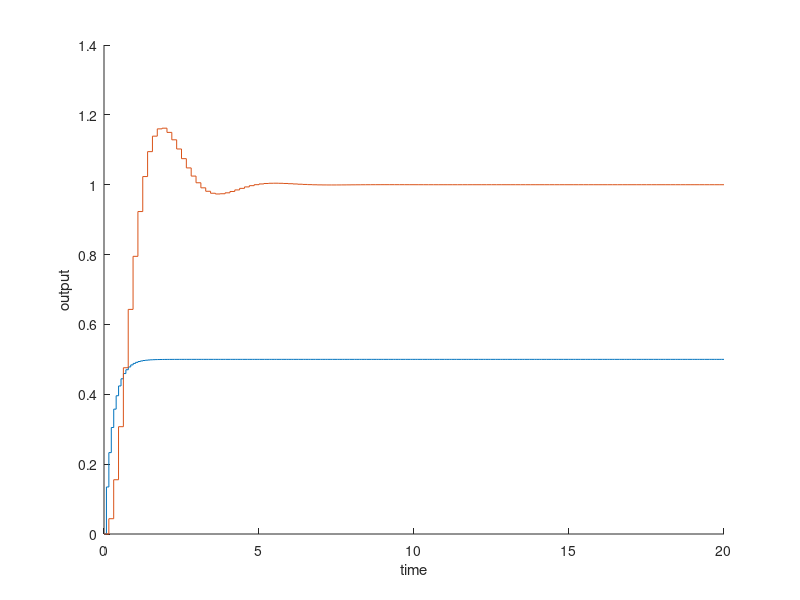

Reproduce this figure in MATLAB. (Note: this script raises an error after producing the figure.)
%% init
close all
clear

%% Simple y = f(x) ploting, linear scale
% multiple steps
G1 = tf(2, [1, 4]);
G2 = tf(2, [0.5, 1, 2]);

[y1, t1] = step(G1, 20);
[y2, t2] = step(G2, 20);

path = '../';
figure
hold on
stairs(t1, y1);
stairs(t2, y2);
% rasters = {'png', 'bmp', 'jpg', 'tikz'};
rasters = {'pdf'};
xlabel('time')
ylabel('output')
f = get(gcf);
% return
for k = 1:1:length(rasters)
    f2p('step', 'Xlim', [0, 15], 'Ylim', [0, 5], 'Ytol', 0.2, 'Xtol', 0.2,...
        'extension', rasters{k}, 'Path', path, 'dpi', 120, 'papersize', [15, 10], 'Xsplit', 4)
end

%% Log-scale plots

x = logspace(-1, 1, 1000);
y = exp(x);

figure
hold on
loglog(x, y)
loglog(0.05, 100, 'bo')
loglog(5, 100, 'bo')
f2p('log', 'xscale', 'log', 'xlim', [-2, 2], 'Xtol', 0.0, 'Ytol', 1,...
    'yscale', 'log', 'Ylim', [-1, 7], 'Xsplit', 2,'Ysplit', 7, 'extension', 'pdf')
f = get(gcf);